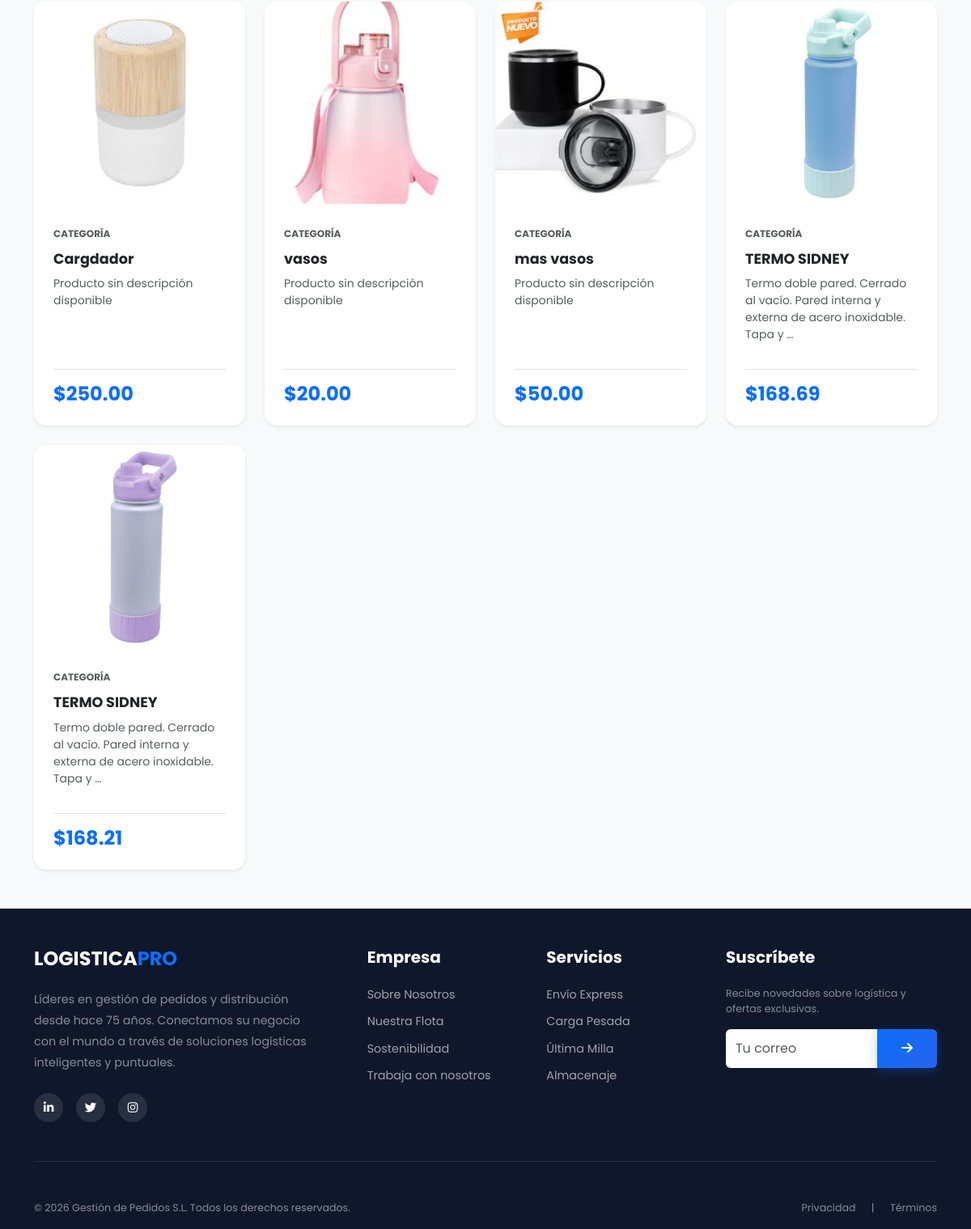
The app's page /tienda/ (lower part), older data.
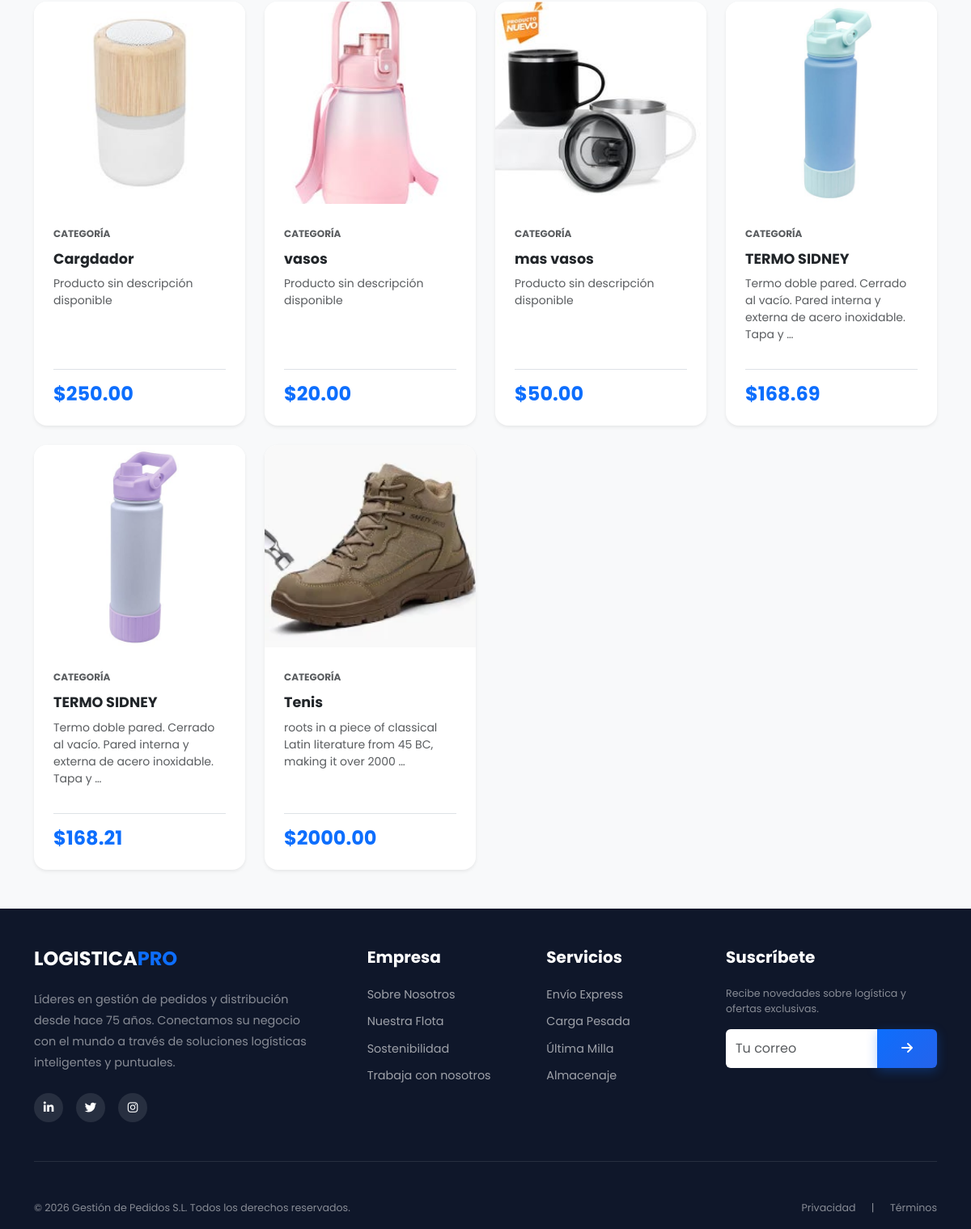
The same page, newer data.
### tienda/models.py (models this page shows, shortened)
class Producto(models.Model):
    nombre = models.CharField(max_length=50)
    precio = models.DecimalField(max_digits=10, decimal_places=2)
    descripcion = models.TextField(default='Producto sin descripción disponible')
    categoria = models.ForeignKey(CategoriaProd, on_delete=models.CASCADE)
    imagen = models.ImageField(upload_to='productos', null=True, blank=True)
    disponibilidad = models.BooleanField(default=True)
    create = models.DateField(auto_now_add=True)
    update = models.DateField(auto_now=True)
    class Meta:
        verbose_name = 'Producto'
        verbose_name_plural = 'Productos'

### tienda/views.py (the view)
# urls.py: path('tienda/', include('tienda.urls')), # Aplicacion de Tiendas
def tienda(request):
    productos = Producto.objects.all()
    return render(request, "tienda/tienda.html", {"productos": productos})

### appFrontend/templatetags/nav_tags.py (called while the page is built)
@register.simple_tag(takes_context=True)
def active_class(context, url_name):
    request = context['request']
    try:
        match = resolve(request.path_info)
        if match.url_name == url_name:
            return 'active'
    except:
        return ''
    return ''

### tienda/templates/tienda/tienda.html (shortened to what this page needs)
{% extends "appFrontend/indexMaster.html" %}
{% load static %}
{% block content %}
<section class="shop-section py-5 bg-light">
    <div class="container">
        <div class="row g-4">
            {% for prod in productos %}
            <div class="col-sm-6 col-lg-4 col-xl-3">
                <div class="card product-card h-100 border-0 shadow-sm rounded-4 overflow-hidden position-relative">
                    <div class="product-img-wrap">
                        {% if prod.imagen %}
                            <img src="{{ prod.imagen.url }}" class="card-img-top" alt="{{ prod.nombre }}">
                        {% else %}
                            <img src="{% static 'appFrontend/img/no-image.jpg' %}" class="card-img-top" alt="Sin imagen">
                        {% endif %}
                    </div>
                    <div class="card-body p-4 d-flex flex-column">
                        <div class="mb-2">
                            <small class="text-uppercase text-muted fw-bold" style="font-size: 0.75rem;">Categoría</small>
                        </div>
                        <h5 class="card-title fw-bold text-dark mb-2">{{ prod.nombre|truncatechars:40 }}</h5>
                        <p class="card-text text-muted small flex-grow-1">
                            {{ prod.descripcion|truncatewords:15 }}
                        </p>
                        <div class="d-flex align-items-center justify-content-between mt-3 pt-3 border-top">
                            <span class="h4 mb-0 fw-bold text-primary">${{ prod.precio|floatformat:2 }}</span>
                        </div>
                    </div>
                </div>
            </div>
            {% endfor %}
        </div>
    </div>
</section>
{% endblock %}

Row changes from the older to the newer data that the page shows:
added Producto: imagen (picture), nombre "Tenis", descripcion "roots in a piece of classical Latin literature from 45 BC, making it over 2000 …", precio "2000.00"
